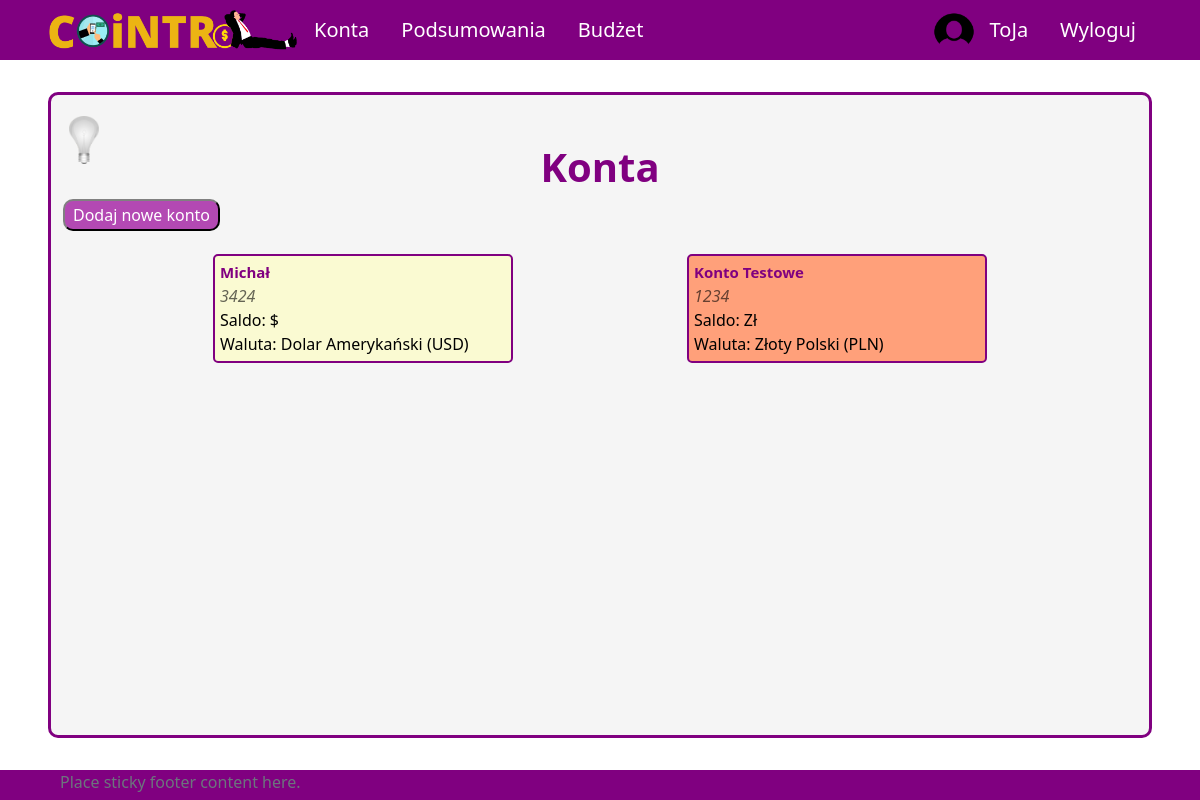
Page /all-accounts (signed in) on the earlier database version.
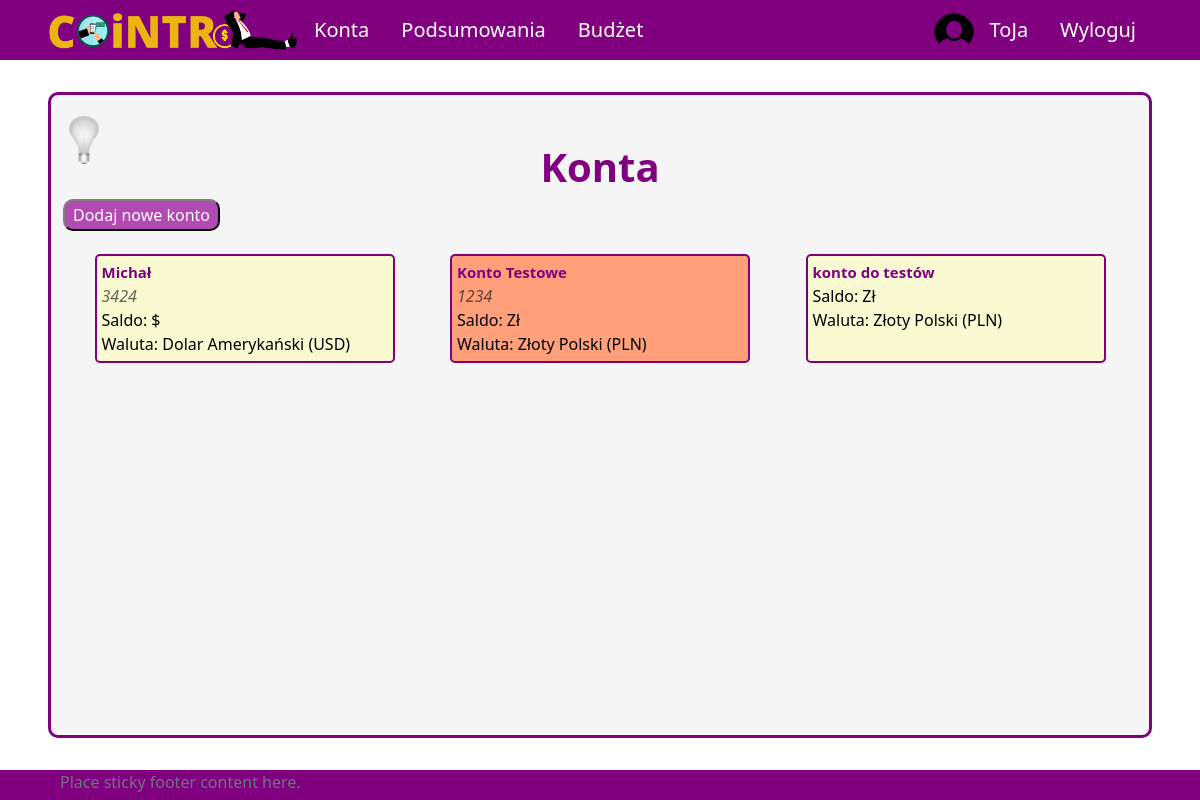
Same page on the later database version.
### aplication/models.py (models this page shows, shortened)
class Account(models.Model):
    owner = models.ForeignKey(Profile, null=True, blank=True, on_delete=models.CASCADE)
    name = models.CharField(max_length=30)
    currency = models.ForeignKey(Currency, on_delete=models.SET_NULL, null=True)
    is_shared = models.BooleanField(default=False)
    description = models.CharField(max_length=100, null=True, blank=True)
    id = models.UUIDField(default=uuid.uuid4, unique=True, primary_key=True, editable=False)
    def __str__(self):
        return self.name
    def print_description(self):
        if self.description!=None:
            return self.description
        else:
            return ""

### UsersApp/models.py (models this page shows)
class Currency(models.Model):
    name = models.CharField(max_length=100)
    access_name = models.CharField(max_length=20) #access_name nazwa aby zdobyć kurs walut
    sign = models.CharField(max_length=5) #znak waluty
    id = models.UUIDField(default=uuid.uuid4, unique=True,
                            primary_key=True, editable=False)
    def __str__(self):
        return "{}".format(self.name)

### aplication/views/account_views.py (the view)
# urls.py: path('all-accounts', allAccounts, name='all-accounts'),
@login_required(login_url='login')
def allAccounts(request):
    user_accounts = User_Account.objects.filter(id_user = request.user.profile.id)
    accounts = []
    for ua in user_accounts:
        accounts.append(Account.objects.get(id=ua.id_account.id))
    context = {'accounts': accounts}
    return render(request, 'application/account/all-accounts.html', context)

### templates/application/account/all-accounts.html (shortened to what this page needs)
{% extends 'application/base.html' %}
{% block content %}
    <div class="title">
        <h1>Konta</h1>
    </div>
    <a href="{% url 'create-account' %}">
        <button class="button">Dodaj nowe konto</button>
    </a>
    <div class="content tiles" id="all-accounts">
        {% for acc in accounts %}
            <div class="account">
                <a class="account-link" href={% url 'account' pk=acc.id %}>
                <span class="name">{{ acc }}</span>
                <span class="account-description">{{ acc.print_description }}</span>
                <span class="balance">Saldo: {{ acc.calculate_balance }} {{acc.currency.sign}}</span>
                <span class="balance">Waluta: {{ acc.currency }}</span>
                </a>
            </div>
        {% endfor %}
    </div>
{% endblock %}

Differences in the rows shown:
added Account: name "konto do testów", currency.sign "Zł", currency "Złoty Polski (PLN)"
